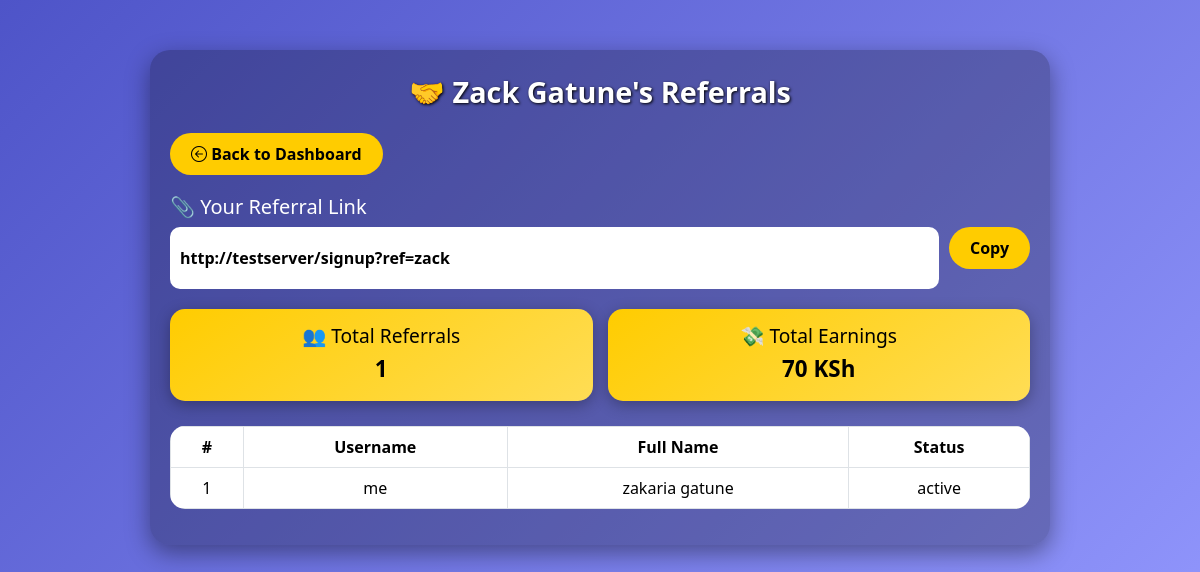
/referrals (signed in), run on the app's committed database.
### app/models.py (models this page shows, shortened)
class User(db.Model, UserMixin):
    id = db.Column(db.Integer, primary_key=True)
    full_name = db.Column(db.String(100), nullable=False)
    username = db.Column(db.String(50), unique=True, nullable=False)
    email = db.Column(db.String(100), unique=True, nullable=False)
    mpesa_no = db.Column(db.String(15), nullable=False)
    password = db.Column(db.String(200), nullable=False)
    referral_code = db.Column(db.String(50), nullable=True)
    referred_by = db.Column(db.Integer, db.ForeignKey('user.id'), nullable=True)
    referrer_username = db.Column(db.String(50), nullable=True)
    status = db.Column(db.String(20), default='new')  # new, pending_approval, active, declined
    is_admin = db.Column(db.Boolean, default=False)
    created_at = db.Column(db.DateTime, default=datetime.utcnow)
    updated_at = db.Column(db.DateTime, default=datetime.utcnow, onupdate=datetime.utcnow)
    payments = db.relationship('Payment', backref='user', lazy=True)
    referrals = db.relationship('User', backref=db.backref('referrer', remote_side=[id]), lazy='dynamic')
    withdrawals = db.relationship('Withdrawal', backref='user', lazy=True)
    trivia_answers = db.relationship('TriviaAnswer', backref='user', lazy=True)
    spins = db.relationship('Spin', backref='user', lazy=True)
    whatsapp_posts = db.relationship('WhatsAppPost', backref='user', lazy=True)

### app/routes/user_routes.py (the view, shortened to what this page needs)
@user_bp.route('/referrals')
@login_required
def referrals():
    if current_user.status != 'active':
        flash("Your account is not active yet.", "warning")
        return redirect(url_for('user.payment'))
    pending_referrals = User.query.filter(
        User.referred_by.is_(None),
        User.username != current_user.username
    ).all()
    for u in pending_referrals:
        if hasattr(u, 'referrer_username') and u.referrer_username == current_user.username:
            u.referred_by = current_user.id
    db.session.commit()
    referrals_list = User.query.filter_by(referred_by=current_user.id).order_by(User.id.desc()).all()
    active_referrals = [r for r in referrals_list if r.status == 'active']
    active_referrals_count = len(active_referrals)
    referral_earnings = active_referrals_count * 70  # KSh 70 per active referral
    referral_link = url_for('user.signup', _external=True) + f"?ref={current_user.username}"
    return render_template(
        'referral.html',
        referrals=referrals_list,
        referral_link=referral_link,
        user=current_user,
        active_referrals_count=active_referrals_count,
        referral_earnings=referral_earnings
    )

### app/__init__.py (called while the page is built)
def create_app():
    app = Flask(__name__)
    if os.getenv("FLASK_ENV") == "production":
        app.config.from_object(ProductionConfig)
    else:
        app.config.from_object(DevelopmentConfig)
    db.init_app(app)
    login_manager.init_app(app)
    migrate.init_app(app, db)
    from app.models import User
    from app.routes.user_routes import user_bp
    from app.routes.admin_routes import admin_bp
    login_manager.login_view = "user.login"
    @login_manager.user_loader
    def load_user(user_id):
        return User.query.get(int(user_id))
    app.register_blueprint(user_bp)
    app.register_blueprint(admin_bp)
    return app

### app/templates/referral.html (shortened to what this page needs)
<!DOCTYPE html>
<html lang="en">
<head>
  <link href="https://cdn.jsdelivr.net/npm/bootstrap@5.3.2/dist/css/bootstrap.min.css" rel="stylesheet">
  <link href="https://cdn.jsdelivr.net/npm/bootstrap-icons@1.11.1/font/bootstrap-icons.css" rel="stylesheet">
</head>
<body>
  <div class="content">
    <div class="section-title">🤝 {{ user.full_name }}'s Referrals</div>
    <a href="{{ url_for('user.dashboard') }}" class="btn btn-custom">
      <i class="bi bi-arrow-left-circle"></i> Back to Dashboard
    </a>
    <div>
      <h5>📎 Your Referral Link</h5>
      <div class="referral-container">
        <input type="text" class="referral-link" id="referralLink" value="{{ referral_link }}" readonly onclick="this.select()">
        <button class="btn btn-custom" onclick="copyReferralLink()">Copy</button>
      </div>
    </div>
    <div class="balances">
      <div class="balance-box">
        <h5>👥 Total Referrals</h5>
        <p>{{ referrals|length }}</p>
      </div>
      <div class="balance-box">
        <h5>💸 Total Earnings</h5>
        <p>{{ referral_earnings }} KSh</p>
      </div>
    </div>
    {% if referrals %}
      <table class="table table-bordered table-hover">
        <thead>
          <tr>
            <th>#</th>
            <th>Username</th>
            <th>Full Name</th>
            <th>Status</th>
          </tr>
        </thead>
        <tbody>
          {% for r in referrals %}
            <tr>
              <td>{{ loop.index }}</td>
              <td>{{ r.username }}</td>
              <td>{{ r.full_name }}</td>
              <td>{{ r.status }}</td>
            </tr>
          {% endfor %}
        </tbody>
      </table>
    {% else %}
      <p class="text-center mt-4">You have no referrals yet.</p>
    {% endif %}
  </div>
</body>
</html>

### app/templates/referral.html (style rules this page uses)
body { background: linear-gradient(135deg, #4e54c8, #8f94fb); color: #fff; font-family: 'Segoe UI', Tahoma, Geneva, Verdana, sans-serif; }
.content { max-width: 900px; margin: 50px auto; padding: 20px; background: rgba(0,0,0,0.25); border-radius: 20px; box-shadow: 0 8px 25px rgba(0,0,0,0.4); }
.section-title { font-size: 1.8rem; margin-bottom: 20px; font-weight: bold; text-align: center; text-shadow: 1px 1px 3px #000; }
.balances { display: flex; flex-wrap: wrap; gap: 15px; justify-content: center; margin-bottom: 25px; }
.balance-box { flex: 1 1 200px; background: linear-gradient(145deg, #ffcc00, #ffdd55); padding: 15px; border-radius: 15px; text-align: center; color: #000; font-weight: bold; transition: transform 0.3s, box-shadow 0.3s; box-shadow: 0 4px 15px rgba(0,0,0,0.3); }
.balance-box h5 { font-size: 1.2rem; margin-bottom: 5px; }
.balance-box p { font-size: 1.4rem; margin-bottom: 0; }
.btn-custom { background-color: #ffcc00; color: #000; font-weight: bold; padding: 8px 20px; border-radius: 25px; text-decoration: none; transition: all 0.3s; display: inline-block; margin-bottom: 20px; }
table { background-color: rgba(255,255,255,0.1); border-radius: 15px; overflow: hidden; margin-top: 20px; }
th, td { color: #fff; text-align: center; padding: 10px; }
th { background-color: rgba(0,0,0,0.3); }
.referral-container { display: flex; gap: 10px; margin-bottom: 20px; }
input.referral-link { flex: 1; padding: 10px; border-radius: 10px; border: none; font-weight: bold; }

### data on the page
User: full_name "Zack Gatune"
User: username "me", full_name "zakaria gatune", status "active"

### other printed values
{{ referrals|length }} "1"
{{ referral_earnings }} "70"
